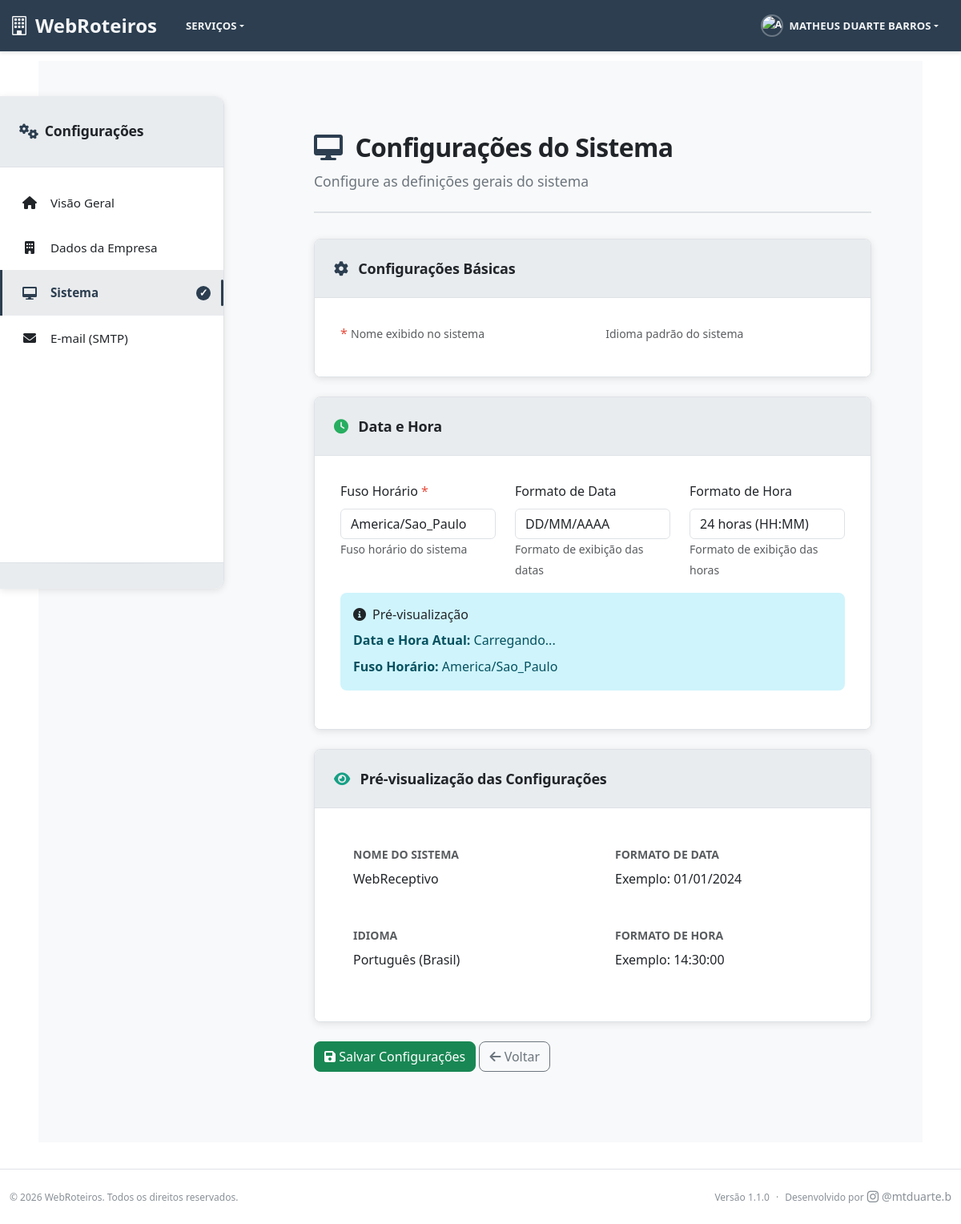
The page /configuracoes/sistema/ (signed in) on the database its author committed.
### company_settings/models.py (models this page shows, shortened)
class SystemSettings(models.Model):
    DATE_FORMAT_CHOICES = [
        ('d/m/Y', 'DD/MM/AAAA'),
        ('m/d/Y', 'MM/DD/AAAA'),
        ('Y-m-d', 'AAAA-MM-DD'),
        ('d-m-Y', 'DD-MM-AAAA'),
    ]
    TIME_FORMAT_CHOICES = [
        ('H:i', '24 horas (HH:MM)'),
        ('g:i A', '12 horas (H:MM AM/PM)'),
    ]
    date_format = models.CharField(
        'Formato de Data',
        max_length=10,
        choices=DATE_FORMAT_CHOICES,
        default='d/m/Y'
    )
    time_format = models.CharField(
        'Formato de Hora',
        max_length=10,
        choices=TIME_FORMAT_CHOICES,
        default='H:i'
    )
    timezone = models.CharField(
        'Fuso Horário',
        max_length=50,
        choices=[(tz, tz) for tz in pytz.common_timezones],
        default='America/Sao_Paulo'
    )
    created_at = models.DateTimeField('Criado em', auto_now_add=True)
    updated_at = models.DateTimeField('Atualizado em', auto_now=True)
    updated_by = models.ForeignKey(User, on_delete=models.SET_NULL, null=True, verbose_name='Atualizado por')
    class Meta:
        verbose_name = 'Configurações de Sistema'
        verbose_name_plural = 'Configurações de Sistema'
    @classmethod
    def get_settings(cls):
        settings, created = cls.objects.get_or_create(pk=1)
        return settings
    def get_current_datetime(self):
        tz = pytz.timezone(self.timezone)
        return timezone.now().astimezone(tz)

### company_settings/views.py (the view)
# urls.py: path('sistema/', views.system_settings_view, name='system'),
@login_required
@user_passes_test(is_admin_user)
def system_settings_view(request):
    settings_obj = SystemSettings.get_settings()
    if request.method == 'POST':
        original_data = {}
        for field in SystemSettingsForm.Meta.fields:
            original_data[field] = getattr(settings_obj, field, None)
        form = SystemSettingsForm(request.POST, instance=settings_obj)
        if form.is_valid():
            changes_data = {}
            for field in form.changed_data:
                old_value = original_data.get(field)
                new_value = form.cleaned_data.get(field)
                changes_data[field] = {
                    'old': str(old_value) if old_value is not None else None,
                    'new': str(new_value) if new_value is not None else None
                }
            settings_obj = form.save(commit=False)
            settings_obj.updated_by = request.user
            settings_obj.save()
            if changes_data:
                settings_obj.log_changes(user=request.user, request=request, changes_data=changes_data)
            messages.success(request, 'Configurações de sistema atualizadas com sucesso!')
            return redirect('company_settings:system')
        else:
            messages.error(request, 'Por favor, corrija os erros abaixo.')
    else:
        form = SystemSettingsForm(instance=settings_obj)
    context = {
        'form': form,
        'settings': settings_obj,
        'current_datetime': settings_obj.get_current_datetime(),
        'title': 'Configurações de Sistema',
        'active_tab': 'system'
    }
    return render(request, 'company_settings/system.html', context)

### templates/company_settings/system.html (shortened to what this page needs)
{% extends 'company_settings/base.html' %}
{% block page_icon %}<i class="fas fa-desktop"></i>{% endblock %}
{% block page_title %}Configurações do Sistema{% endblock %}
{% block page_description %}
    <p class="settings-page-description">Configure as definições gerais do sistema</p>
{% endblock %}
{% block settings_content %}
<form method="post" id="systemForm" class="needs-validation" novalidate>
    <div class="content-card mb-4">
        <div class="content-card-header">
            <h5 class="mb-0">
                <i class="fas fa-cog text-primary me-2"></i>
                Configurações Básicas
            </h5>
        </div>
        <div class="content-card-body">
            <div class="row">
                <div class="col-lg-6">
                    <div class="form-group">
                        <label for="{{ form.system_name.id_for_label }}" class="form-label">
                            {{ form.system_name.label }} <span class="text-danger">*</span>
                        </label>
                        <small class="form-text text-muted">Nome exibido no sistema</small>
                    </div>
                </div>
                <div class="col-lg-6">
                    <div class="form-group">
                        <small class="form-text text-muted">Idioma padrão do sistema</small>
                    </div>
                </div>
            </div>
        </div>
    </div>
    <div class="content-card mb-4">
        <div class="content-card-header">
            <h5 class="mb-0">
                <i class="fas fa-clock text-success me-2"></i>
                Data e Hora
            </h5>
        </div>
        <div class="content-card-body">
            <div class="row">
                <div class="col-lg-4">
                    <div class="form-group">
                        <label for="{{ form.timezone.id_for_label }}" class="form-label">
                            {{ form.timezone.label }} <span class="text-danger">*</span>
                        </label>
                        {{ form.timezone }}
                        <small class="form-text text-muted">Fuso horário do sistema</small>
                    </div>
                </div>
                <div class="col-lg-4">
                    <div class="form-group">
                        <label for="{{ form.date_format.id_for_label }}" class="form-label">
                            {{ form.date_format.label }}
                        </label>
                        {{ form.date_format }}
                        <small class="form-text text-muted">Formato de exibição das datas</small>
                    </div>
                </div>
                <div class="col-lg-4">
                    <div class="form-group">
                        <label for="{{ form.time_format.id_for_label }}" class="form-label">
                            {{ form.time_format.label }}
                        </label>
                        {{ form.time_format }}
                        <small class="form-text text-muted">Formato de exibição das horas</small>
                    </div>
                </div>
            </div>
            <div class="row mt-3">
                <div class="col-12">
                    <div class="alert alert-info">
                        <h6><i class="fas fa-info-circle me-2"></i>Pré-visualização</h6>
                        <div id="datetimePreview" class="mt-2">
                            <strong>Data e Hora Atual:</strong>
                            <span id="currentPreview">Carregando...</span>
                        </div>
                        <div class="mt-2">
                            <strong>Fuso Horário:</strong>
                            <span id="timezonePreview">{{ form.instance.timezone|default:"America/Sao_Paulo" }}</span>
                        </div>
                    </div>
                </div>
            </div>
        </div>
    </div>
    <div class="content-card mb-4">
        <div class="content-card-header">
            <h5 class="mb-0">
                <i class="fas fa-eye text-info me-2"></i>
                Pré-visualização das Configurações
            </h5>
        </div>
        <div class="content-card-body">
            <div class="preview-container">
                <div class="row">
                    <div class="col-md-6">
                        <div class="preview-item">
                            <h6>Nome do Sistema</h6>
                            <p id="systemNamePreview" class="preview-value">
                                {{ form.instance.system_name|default:"WebReceptivo" }}
                            </p>
                        </div>
                        <div class="preview-item">
                            <h6>Idioma</h6>
                            <p id="languagePreview" class="preview-value">
                                {{ form.instance.get_language_display|default:"Português (Brasil)" }}
                            </p>
                        </div>
                    </div>
                    <div class="col-md-6">
                        <div class="preview-item">
                            <h6>Formato de Data</h6>
                            <p id="dateFormatPreview" class="preview-value">
                                Exemplo: <span id="dateExample">01/01/2024</span>
                            </p>
                        </div>
                        <div class="preview-item">
                            <h6>Formato de Hora</h6>
                            <p id="timeFormatPreview" class="preview-value">
                                Exemplo: <span id="timeExample">14:30:00</span>
                            </p>
                        </div>
                    </div>
                </div>
            </div>
        </div>
    </div>
    <div class="form-actions">
        <button type="submit" class="btn btn-success">
            <i class="fas fa-save"></i> Salvar Configurações
        </button>
        <a href="{% url 'company_settings:overview' %}" class="btn btn-outline-secondary">
            <i class="fas fa-arrow-left"></i> Voltar
        </a>
    </div>
</form>
{% endblock %}

### templates/base/base.html (shortened to what this page needs)
{% load static %}
<!DOCTYPE html>
<html lang="pt-br" data-bs-theme="{% if user.is_authenticated and user.profile.tema_preferido != 'auto' %}{{ user.profile.tema_preferido }}{% else %}auto{% endif %}">
<head>
    <link href="https://cdn.jsdelivr.net/npm/bootstrap@5.3.2/dist/css/bootstrap.min.css" rel="stylesheet">
    <link rel="stylesheet" href="https://cdn.jsdelivr.net/npm/bootstrap-icons@1.11.2/font/bootstrap-icons.css">
    <link rel="stylesheet" href="{% static 'css/theme-colors.css' %}">
    <link rel="stylesheet" href="{% static 'css/main.css' %}">
    {% block extra_css %}{% endblock %}
</head>
<body class="{% block body_class %}{% endblock %}">
    {% if user.is_authenticated %}
        <nav class="navbar navbar-expand-lg navbar-dark custom-navbar fixed-top">
            <div class="container-fluid">
                <a class="navbar-brand fw-bold" href="{% url 'core:dashboard' %}">
                    <i class="bi bi-building me-2"></i>WebRoteiros
                </a>
                <div class="collapse navbar-collapse" id="navbarNav">
                    <ul class="navbar-nav me-auto">
                        <li class="nav-item dropdown">
                            <a class="nav-link dropdown-toggle {% if request.resolver_match.namespace == 'servicos' %}active{% endif %}" href="#" id="servicosDropdown" role="button" data-bs-toggle="dropdown" aria-expanded="false">
                                Serviços
                            </a>
                        </li>
                    </ul>
                    <ul class="navbar-nav ms-auto">
                        <li class="nav-item dropdown">
                            <a class="nav-link dropdown-toggle" href="#" id="userDropdown" role="button" data-bs-toggle="dropdown" aria-expanded="false">
                                {% if user.profile.avatar %}
                                    <img src="{{ user.profile.avatar.url }}" alt="Avatar de {{ user.get_full_name|default:user.username }}" class="rounded-circle me-2" style="width: 28px; height: 28px; object-fit: cover;">
                                {% else %}
                                    <img src="{% static 'images/default-avatar.svg' %}" alt="Avatar padrão" class="rounded-circle me-2" style="width: 28px; height: 28px; object-fit: cover;">
                                {% endif %}
                                {{ user.get_full_name|default:user.username }}
                            </a>
                        </li>
                    </ul>
                </div>
            </div>
        </nav>
    {% endif %}
    <main class="{% if user.is_authenticated %}main-content{% else %}login-main{% endif %}">
        {% block content %}{% endblock %}
    </main>
    {% if user.is_authenticated %}
        <footer class="app-footer bg-body border-top">
            <div class="container-fluid">
                <div class="row align-items-center py-2">
                    <div class="col-md-6">
                        <small class="text-muted">
                            © {% now "Y" %} WebRoteiros. Todos os direitos reservados.
                        </small>
                    </div>
                    <div class="col-md-6 text-md-end">
                        <small class="text-muted d-inline-flex align-items-center gap-2">
                            <span>Versão 1.1.0</span>
                            <span class="text-muted">·</span>
                            <span class="d-inline-flex align-items-center gap-1">
                                <span>Desenvolvido por</span>
                                <a href="https://www.instagram.com/mtduarte.b/" target="_blank" rel="noopener" class="text-muted text-decoration-none d-inline-flex align-items-center gap-1">
                                    <i class="bi bi-instagram" style="font-size: 0.9rem;"></i>
                                    <span class="small">@mtduarte.b</span>
                                </a>
                            </span>
                        </small>
                    </div>
                </div>
            </div>
        </footer>
    {% endif %}
</body>
</html>

### rows shown on the page
SystemSettings: timezone "America/Sao_Paulo", date_format "DD/MM/AAAA", time_format "24 horas (HH:MM)", instance.timezone "America/Sao_Paulo"

### other values the page prints
{{ user.get_full_name|default:user.username }} "MATHEUS DUARTE BARROS"
